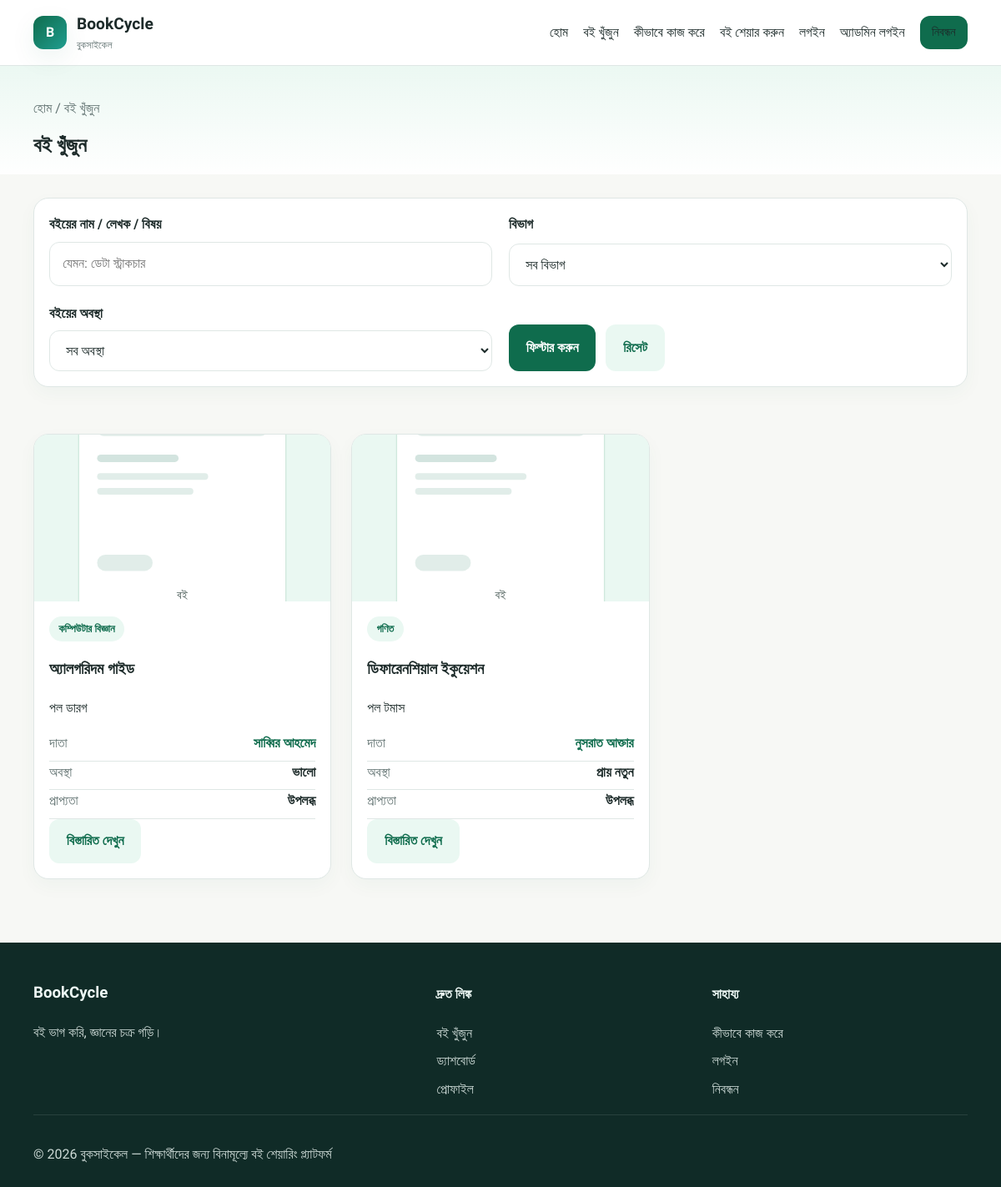
The page /books.php on the database its author committed.
### tables this page shows
CREATE TABLE books (
    id INT NOT NULL AUTO_INCREMENT,
    owner_id INT NOT NULL,
    title VARCHAR(200) NOT NULL,
    author VARCHAR(150) NOT NULL,
    isbn VARCHAR(32) DEFAULT NULL,
    category VARCHAR(100) NOT NULL,
    description TEXT DEFAULT NULL,
    condition_status ENUM('new','almost_new','good','usable') NOT NULL DEFAULT 'good',
    cover_image VARCHAR(255) DEFAULT NULL,
    university VARCHAR(150) DEFAULT NULL,
    pickup_instructions TEXT DEFAULT NULL,
    availability_status ENUM('available','reserved','borrowed','inactive') NOT NULL DEFAULT 'available',
    is_active TINYINT(1) NOT NULL DEFAULT 1,
    created_at DATETIME NOT NULL DEFAULT CURRENT_TIMESTAMP,
    updated_at DATETIME NOT NULL DEFAULT CURRENT_TIMESTAMP ON UPDATE CURRENT_TIMESTAMP,
    PRIMARY KEY (id),
    KEY idx_books_owner (owner_id),
    KEY idx_books_status (availability_status),
    KEY idx_books_active (is_active),
    CONSTRAINT fk_books_owner FOREIGN KEY (owner_id) REFERENCES users(id) ON DELETE CASCADE
);

CREATE TABLE users (
    id INT NOT NULL AUTO_INCREMENT,
    name VARCHAR(100) NOT NULL,
    email VARCHAR(150) NOT NULL,
    password_hash VARCHAR(255) NOT NULL,
    university VARCHAR(150) DEFAULT NULL,
    department VARCHAR(150) DEFAULT NULL,
    bio TEXT DEFAULT NULL,
    profile_image VARCHAR(255) DEFAULT NULL,
    contact_pref ENUM('email','phone','both','none') DEFAULT 'email',
    role ENUM('student','admin') NOT NULL DEFAULT 'student',
    is_active TINYINT(1) NOT NULL DEFAULT 1,
    failed_login_attempts INT NOT NULL DEFAULT 0,
    locked_until DATETIME DEFAULT NULL,
    last_login DATETIME DEFAULT NULL,
    created_at DATETIME NOT NULL DEFAULT CURRENT_TIMESTAMP,
    updated_at DATETIME NOT NULL DEFAULT CURRENT_TIMESTAMP ON UPDATE CURRENT_TIMESTAMP,
    PRIMARY KEY (id),
    UNIQUE KEY uq_users_email (email),
    KEY idx_users_role (role),
    KEY idx_users_active (is_active)
);

### includes/functions.php (called while the page is built, shortened)
<?php
function e(mixed $value): string
{
    return htmlspecialchars((string) $value, ENT_QUOTES, 'UTF-8');
}
function currentUser(): ?array
{
    if (empty($_SESSION['user_id'])) {
        return null;
    }
    $pdo = getDb();
    $stmt = $pdo->prepare('SELECT * FROM users WHERE id = :id AND is_active = 1 LIMIT 1');
    $stmt->execute([':id' => (int) $_SESSION['user_id']]);
    $user = $stmt->fetch();
    return $user ?: null;
}
function bookConditionLabel(string $value): string
{
    $labels = [
        'new' => 'নতুন',
        'almost_new' => 'প্রায় নতুন',
        'good' => 'ভালো',
        'usable' => 'ব্যবহারযোগ্য',
    ];
    return $labels[$value] ?? ucfirst($value);
}
function bookAvailabilityLabel(string $value): string
{
    $labels = [
        'available' => 'উপলব্ধ',
        'reserved' => 'সংরক্ষিত',
        'borrowed' => 'ধার দেওয়া হয়েছে',
        'inactive' => 'নিষ্ক্রিয়',
    ];
    return $labels[$value] ?? ucfirst($value);
}

### books.php (the view, shortened to what this page needs)
<?php
$pdo = getDb();
$q = trim((string) ($_GET['q'] ?? ''));
$where = ['b.is_active = 1'];
$params = [];
$sql = 'SELECT b.*, u.name AS owner_name FROM books b LEFT JOIN users u ON u.id = b.owner_id WHERE ' . implode(' AND ', $where) . ' ORDER BY b.created_at DESC';
$stmt = $pdo->prepare($sql);
$stmt->execute($params);
$books = $stmt->fetchAll();
require_once __DIR__ . '/includes/header.php';
?>
<main>
    <section class="page-head">
        <div class="container">
            <div class="breadcrumbs">হোম / বই খুঁজুন</div>
            <h1>বই খুঁজুন</h1>
        </div>
    </section>
    <section class="section">
        <div class="container">
            <form class="card card-body" method="get" action="<?= e(APP_BASE_URL . 'books.php') ?>">
                <div class="form-grid">
                    <div class="field">
                        <label for="q">বইয়ের নাম / লেখক / বিষয়</label>
                        <input id="q" type="search" name="q" value="<?= e($q) ?>" placeholder="যেমন: ডেটা স্ট্রাকচার">
                    </div>
                    <div class="field">
                        <label for="category">বিভাগ</label>
                        <select id="category" name="category">
                            <option value="">সব বিভাগ</option>
                        </select>
                    </div>
                    <div class="field">
                        <label for="condition">বইয়ের অবস্থা</label>
                        <select id="condition" name="condition">
                            <option value="">সব অবস্থা</option>
                        </select>
                    </div>
                    <div class="field">
                        <label> </label>
                        <div class="form-actions">
                            <button type="submit" class="btn btn-primary">ফিল্টার করুন</button>
                            <a href="<?= e(APP_BASE_URL . 'books.php') ?>" class="btn btn-secondary">রিসেট</a>
                        </div>
                    </div>
                </div>
            </form>
        </div>
    </section>
    <section class="section">
        <div class="container">
            <?php if (empty($books)): ?>
                <div class="empty-state">কোনো বই পাওয়া যায়নি। অন্য কোনো শব্দ দিয়ে খুঁজুন বা বইটি আপনার সংগ্রহে যোগ করুন।</div>
            <?php else: ?>
                <div class="grid cards-3">
                    <?php foreach ($books as $book): ?>
                        <article class="card">
                            <img class="card-image" src="<?= e(APP_BASE_URL . ($book['cover_image'] ?: 'assets/images/default-book.svg')) ?>" alt="<?= e($book['title']) ?>">
                            <div class="card-body">
                                <span class="pill"><?= e($book['category']) ?></span>
                                <h3><?= e($book['title']) ?></h3>
                                <p><?= e($book['author']) ?></p>
                                <div class="meta-item">
                                    <span>দাতা</span>
                                    <strong>
                                        <?php if ((int) $book['owner_id'] > 0): ?>
                                            <a href="<?= e(APP_BASE_URL . 'profile.php?id=' . (int) $book['owner_id']) ?>"><?= e($book['owner_name'] ?: 'অজানা') ?></a>
                                        <?php else: ?>
                                            <?= e($book['owner_name'] ?: 'অজানা') ?>
                                        <?php endif; ?>
                                    </strong>
                                </div>
                                <div class="meta-item">
                                    <span>অবস্থা</span>
                                    <strong><?= e(bookConditionLabel((string) $book['condition_status'])) ?></strong>
                                </div>
                                <div class="meta-item">
                                    <span>প্রাপ্যতা</span>
                                    <strong><?= e(bookAvailabilityLabel((string) $book['availability_status'])) ?></strong>
                                </div>
                                <a class="btn btn-secondary" href="<?= e(APP_BASE_URL . 'book-details.php?id=' . (int) $book['id']) ?>">বিস্তারিত দেখুন</a>
                            </div>
                        </article>
                    <?php endforeach; ?>
                </div>
            <?php endif; ?>
        </div>
    </section>
</main>
<?php require_once __DIR__ . '/includes/footer.php'; ?>

### includes/header.php (shortened to what this page needs)
<!DOCTYPE html>
<html lang="bn">
<head>
    <link rel="stylesheet" href="<?= e(APP_BASE_URL . 'assets/css/style.css?v=' . (int) filemtime(__DIR__ . '/../assets/css/style.css')) ?>">
</head>
<body>
    <div class="page-shell">
        <?php require __DIR__ . '/navigation.php'; ?>

### includes/navigation.php (shortened to what this page needs)
<?php
$user = currentUser();
$navItems = [
    ['label' => 'হোম', 'url' => 'index.php'],
    ['label' => 'বই খুঁজুন', 'url' => 'books.php'],
    ['label' => 'কীভাবে কাজ করে', 'url' => 'index.php#how-it-works'],
    ['label' => 'বই শেয়ার করুন', 'url' => 'add-book.php'],
];
?>
<header class="site-header">
    <div class="container nav-wrap">
        <a href="<?= e(APP_BASE_URL . 'index.php') ?>" class="brand" aria-label="বুকসাইকেল">
            <span class="brand-mark">B</span>
            <span>
                <strong>BookCycle</strong>
                <small>বুকসাইকেল</small>
            </span>
        </a>
        <nav class="main-nav" aria-label="প্রধান নেভিগেশন">
            <ul>
                <?php foreach ($navItems as $item): ?>
                    <li><a href="<?= e(APP_BASE_URL . $item['url']) ?>"><?= e($item['label']) ?></a></li>
                <?php endforeach; ?>
                <?php if ($user): ?>
                    <?php if (($user['role'] ?? 'student') === 'admin'): ?>
                        <li><a href="<?= e(APP_BASE_URL . 'admin/index.php') ?>">অ্যাডমিন</a></li>
                    <?php endif; ?>
                    <li><a href="<?= e(APP_BASE_URL . 'logout.php') ?>" class="btn btn-secondary btn-small">লগআউট</a></li>
                <?php else: ?>
                    <li><a href="<?= e(APP_BASE_URL . 'login.php') ?>">লগইন</a></li>
                    <li><a href="<?= e(APP_BASE_URL . 'admin/login.php') ?>">অ্যাডমিন লগইন</a></li>
                    <li><a href="<?= e(APP_BASE_URL . 'register.php') ?>" class="btn btn-primary btn-small">নিবন্ধন</a></li>
                <?php endif; ?>
            </ul>
        </nav>
    </div>
</header>

### includes/footer.php (shortened to what this page needs)
        <footer class="site-footer">
            <div class="container footer-grid">
                <div>
                    <h3>BookCycle</h3>
                    <p>বই ভাগ করি, জ্ঞানের চক্র গড়ি।</p>
                </div>
                <div>
                    <h4>দ্রুত লিঙ্ক</h4>
                    <ul>
                        <li><a href="<?= e(APP_BASE_URL . 'books.php') ?>">বই খুঁজুন</a></li>
                        <li><a href="<?= e(APP_BASE_URL . 'dashboard.php') ?>">ড্যাশবোর্ড</a></li>
                        <li><a href="<?= e(APP_BASE_URL . 'profile.php') ?>">প্রোফাইল</a></li>
                    </ul>
                </div>
                <div>
                    <h4>সাহায্য</h4>
                    <ul>
                        <li><a href="<?= e(APP_BASE_URL . 'index.php#how-it-works') ?>">কীভাবে কাজ করে</a></li>
                        <li><a href="<?= e(APP_BASE_URL . 'login.php') ?>">লগইন</a></li>
                        <li><a href="<?= e(APP_BASE_URL . 'register.php') ?>">নিবন্ধন</a></li>
                    </ul>
                </div>
            </div>
            <div class="container footer-bottom">
                <p>© <?= date('Y') ?> বুকসাইকেল — শিক্ষার্থীদের জন্য বিনামূল্যে বই শেয়ারিং প্ল্যাটফর্ম</p>
            </div>
        </footer>
    </div>
</body>
</html>

### assets/css/style.css (style rules this page uses)
:root { --primary: #0f6c4d; --primary-dark: #0a5139; --secondary: #1f9d8f; --soft-green: #eaf8f2; --bg: #f7f8f5; --surface: #ffffff; --text: #1d2b2a; --muted: #617271; --line: #dfe7e5; --shadow: 0 10px 30px rgba(15, 108, 77, 0.08); --danger: #c73d46; --warning: #d98714; --success: #118f63; }
* { box-sizing: border-box; }
html { scroll-behavior: smooth; }
body { margin: 0; background: var(--bg); color: var(--text); font-family: 'Hind Siliguri', sans-serif; line-height: 1.6; }
img { max-width: 100%; display: block; }
a { color: var(--primary); text-decoration: none; }
button, input, textarea, select { font: inherit; }
.container { width: min(1120px, calc(100% - 32px)); margin: 0 auto; }
.site-header { position: sticky; top: 0; z-index: 20; background: rgba(255,255,255,0.92); backdrop-filter: blur(14px); border-bottom: 1px solid var(--line); }
.nav-wrap { display: flex; align-items: center; justify-content: space-between; min-height: 78px; }
.brand { display: inline-flex; align-items: center; gap: 12px; color: var(--text); }
.brand strong { display: block; font-size: 1.2rem; }
.brand small { display: block; color: var(--muted); font-size: .75rem; }
.brand-mark { width: 40px; height: 40px; border-radius: 12px; display: grid; place-items: center; background: linear-gradient(135deg, var(--primary), var(--secondary)); color: white; font-weight: 700; box-shadow: var(--shadow); }
.main-nav ul { list-style: none; display: flex; align-items: center; gap: 18px; padding: 0; margin: 0; }
.main-nav a { color: var(--text); font-weight: 500; }
.btn { display: inline-flex; align-items: center; justify-content: center; gap: 8px; border-radius: 12px; border: none; padding: 0.85rem 1.3rem; cursor: pointer; font-weight: 600; transition: 0.2s ease; }
.btn-primary { background: var(--primary); color: white; }
.btn-secondary { background: var(--soft-green); color: var(--primary); }
.btn-small { padding: 0.5rem 0.9rem; font-size: 0.9rem; }
.section { padding: 28px 0; }
.grid { display: grid; gap: 24px; }
.cards-3 { grid-template-columns: repeat(3, minmax(0, 1fr)); }
.card { background: var(--surface); border: 1px solid var(--line); border-radius: 18px; box-shadow: 0 8px 22px rgba(15, 108, 77, 0.04); overflow: hidden; }
.card-body { padding: 18px; }
.card-image { width: 100%; height: 200px; object-fit: cover; background: var(--soft-green); }
.pill { display: inline-block; border-radius: 999px; background: var(--soft-green); color: var(--primary); font-size: 0.8rem; padding: 0.3rem 0.7rem; font-weight: 600; }
.meta-item { display: flex; justify-content: space-between; gap: 16px; border-bottom: 1px solid var(--line); padding-bottom: 8px; }
.meta-item span:first-child { color: var(--muted); }
.form-grid { display: grid; grid-template-columns: repeat(2, minmax(0, 1fr)); gap: 20px; }
.field { display: grid; gap: 8px; }
label { font-weight: 600; }
input, textarea, select { width: 100%; padding: 0.8rem 0.95rem; border: 1px solid var(--line); border-radius: 12px; background: white; color: var(--text); }
.form-actions { display: flex; gap: 12px; flex-wrap: wrap; margin-top: 16px; }
.page-head { background: linear-gradient(180deg, rgba(234,248,242,0.9), rgba(255,255,255,0.95)); padding: 38px 0 16px; }
.page-head h1 { margin: 0; }
.breadcrumbs { color: var(--muted); margin-bottom: 12px; }
.site-footer { margin-top: 48px; background: #102b27; color: #edf8f5; padding: 28px 0 10px; }
.footer-grid { display: grid; grid-template-columns: 1.5fr 1fr 1fr; gap: 24px; }
.site-footer a, .site-footer p { color: rgba(237,248,245,0.85); }
.site-footer ul { list-style: none; margin: 8px 0 0; padding: 0; display: grid; gap: 8px; }
.footer-bottom { margin-top: 18px; padding-top: 18px; border-top: 1px solid rgba(255,255,255,0.1); }

### rows shown on the page
books: category "কম্পিউটার বিজ্ঞান", title "অ্যালগরিদম গাইড", author "পল ডারগ", owner.name "সাব্বির আহমেদ", condition_status "ভালো", availability_status "উপলব্ধ"
books: category "গণিত", title "ডিফারেনশিয়াল ইকুয়েশন", author "পল টমাস", owner.name "নুসরাত আক্তার", condition_status "প্রায় নতুন", availability_status "উপলব্ধ"

### other values the page prints
$item['label'] "হোম"
$item['label'] "বই খুঁজুন"
$item['label'] "কীভাবে কাজ করে"
$item['label'] "বই শেয়ার করুন"
